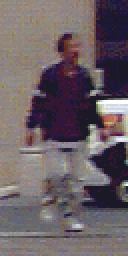
#> input picture lab11_HOG/pos/per00003.ppm, 64 x 128 px, given in place of per00060.ppm, which was not available (shown 2 times larger)
$ python zad1_HOG.py pos/per00003.ppm   (older library calls are emulated)
#> lines starting #> are read from the running program, lines starting #| are printed output that depends on the picture; pictures that were not available may be replaced by others from this repository, and a replacement may not be noted
#> further down, img is the input picture: shape (128, 64, 3); mean B, G, R 100.8, 95.7, 107.1
import cv2 as cv
import numpy as np
import scipy.ndimage
# import scipy
import math
import matplotlib.pyplot as plt
import os
from sklearn import svm
from sklearn.model_selection import train_test_split
import sys


def HOGpicture(w, bs):  # w - histogramy gradientow obrazu, bs - rozmiarkomorki (u nas 8)
    bim1 = np.zeros((bs, bs))
    bim1[np.round(bs // 2):np.round(bs // 2) + 1, :] = 1;
    bim = np.zeros(bim1.shape + (9,));
    bim[:, :, 0] = bim1;
    for i in range(0, 9):  # 2:9,
        bim[:, :, i] = scipy.misc.imrotate(bim1, -i * 20, 'nearest') / 255
        Y, X, Z = w.shape
        w[w < 0] = 0;
        im = np.zeros((bs * Y, bs * X));
    for i in range(Y):
        iisl = (i) * bs
        iisu = (i + 1) * bs
        for j in range(X):
            jjsl = j * bs
            jjsu = (j + 1) * bs
            for k in range(9):
                im[iisl:iisu, jjsl:jjsu] += bim[:, :, k] * w[i, j, k];
    return im


def hog(im):
    XX = im.shape[1]
#> XX = 64
    YY = im.shape[0]
#> YY = 128

    # im = cv.cvtColor(im, cv.COLOR_BGR2GRAY)

    dx = scipy.ndimage.filters.convolve1d(np.int32(im), np.array([-1, 0, 1]), 1)
    dy = scipy.ndimage.filters.convolve1d(np.int32(im), np.array([-1, 0, 1]), 0)
    grad = np.sqrt(dx ** 2 + dy ** 2)
    orient = np.rad2deg(np.arctan2(dy, dx))

    orientR = orient[:, :, 0]
    orientG = orient[:, :, 1]
    orientB = orient[:, :, 2]
    gradR = grad[:, :, 0]
    gradG = grad[:, :, 1]
    gradB = grad[:, :, 2]

    grad = gradB.copy()  # poczatkowo wynikowa macierz to gradient skladowej B
    m1 = gradB - gradG  # m1 - tablica pomocnicza do wyznaczania maksimum miedzy skladowymi B i G
    grad[m1 < 0] = gradG[
        m1 < 0]  # w macierzy wynikowej gradienty skladowej B sa podmieniane na wieksze od nich gradienty skladowej G
#> grad: shape (128, 64) float64
    m2 = grad - gradR
    grad[m2 < 0] = gradR[m2 < 0]

    orient = orientB.copy()
    orient[m1 < 0] = orientG[m1 < 0]
#> orient: shape (128, 64) float64
    orient[m2 < 0] = orientR[m2 < 0]
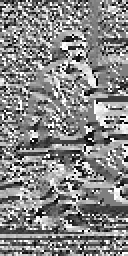
#> orient: shape (128, 64) float64 (shown 2 times larger); min -178.7, max 180, mean 10.8; drawn with min black and max white

    # Obliczenia histogramow
    cellSize = 8  # rozmiar komorki
    YY_cell = np.int32(YY / cellSize)
#> YY_cell = 16
    XX_cell = np.int32(XX / cellSize)
#> XX_cell = 8
    # Kontener na histogramy - zakladamy, ze jest 9 przedzialow
    hist = np.zeros([YY_cell, XX_cell, 9], np.float32)
    # Iteracja po komorkach na obrazie
    for jj in range(0, YY_cell):
        for ii in range(0, XX_cell):
            # Wyciecie komorki
            M = grad[jj * cellSize:(jj + 1) * cellSize, ii * cellSize:(ii + 1) * cellSize]
            T = orient[jj * cellSize:(jj + 1) * cellSize, ii * cellSize:(ii + 1) * cellSize]
            M = M.flatten()
            T = T.flatten()
            # Obliczenie histogramu
            for k in range(0, cellSize * cellSize):
                m = M[k];
                t = T[k];
                # Usuniecie ujemnych kata (zalozenie katy w stopniach)
                if (t < 0):
                    t = t + 180
                # Wyliczenie przezdialu
                t0 = np.floor((t - 10) / 20) * 20 + 10;  # Przedzial ma rozmiar 20, srodek to 20
                # Przypadek szczegolny tj. t0 ujemny
                if (t0 < 0):
                    t0 = 170
                # Wyznaczenie indeksow przedzialu
                i0 = int((t0 - 10) / 20);
                i1 = i0 + 1;
                # Zawijanie
                if i1 == 9:
                    i1 = 0;
                # Obliczenie odleglosci do srodka przedzialu
                d = min(abs(t - t0), 180 - abs(t - t0)) / 20
                # Aktualizacja histogramu
                hist[jj, ii, i0] = hist[jj, ii, i0] + m * (1 - d)
                hist[jj, ii, i1] = hist[jj, ii, i1] + m * (d)


    # Normalizacja w blokach
    e = math.pow(0.00001, 2)
    F = []
    for jj in range(0, YY_cell - 1):
        for ii in range(0, XX_cell - 1):
            H0 = hist[jj, ii, :]
            H1 = hist[jj, ii + 1, :]
            H2 = hist[jj + 1, ii, :]
            H3 = hist[jj + 1, ii + 1, :]
            H = np.concatenate((H0, H1, H2, H3))
            n = np.linalg.norm(H)
            Hn = H / np.sqrt(math.pow(n, 2) + e)
            F = np.concatenate((F, Hn))

    # obraz = HOGpicture(hist, 8)
    # plt.imshow(obraz)
    # plt.show()

    return F


DIR = os.path.dirname(sys.argv[0])
img = cv.imread(DIR + "/pos/per00060.ppm")

F = hog(img)
#> F = 3780 values, max 0.796 at index 2281, min 0 at index 246, mean 0.127

# %%
print('Loading data')

DIR = os.path.dirname(sys.argv[0])
HOG_data = np.zeros([2 * 100, 3781], np.float32)
for i in range(0, 100):
    IP = cv.imread(DIR + '/pos/per%05d.ppm' % (i + 1))
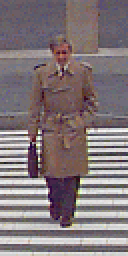
#> input picture lab11_HOG/pos/per00011.ppm, 64 x 128 px, given in place of per00001.ppm, which was not available (shown 2 times larger)
#> IP is the input picture: shape (128, 64, 3); mean B, G, R 122.1, 119.1, 130.7
    IN = cv.imread(DIR + '/neg/neg%05d.png' % (i + 1))
    F = hog(IP)
#> in hog (call 2), `m1 = gradB - gradG`:
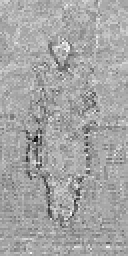
#> m1: shape (128, 64) float64 (shown 2 times larger); min -89.99, max 45.12, mean -2.4; drawn with min black and max white
#> in hog (call 2), `m2 = grad - gradR`:
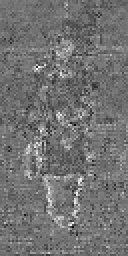
#> m2: shape (128, 64) float64 (shown 2 times larger); min -72.25, max 97.75, mean 4.3; drawn with min black and max white
#> in hog (call 2), `grad[m2 < 0] = gradR[m2 < 0]`:
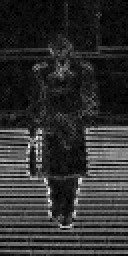
#> grad: shape (128, 64) float64 (shown 2 times larger); min 0, max 289.3, mean 55.7; drawn with min black and max white
#> in hog (call 2), `orient[m2 < 0] = orientR[m2 < 0]`:
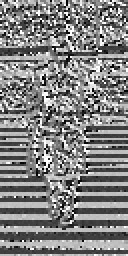
#> orient: shape (128, 64) float64 (shown 2 times larger); min -179.5, max 180, mean 4.3; drawn with min black and max white
#> F = 3780 values, max 0.835 at index 1975, min 0 at index 1782, mean 0.113
    HOG_data[i, 0] = 1;
    HOG_data[i, 1:] = F;
    F = hog(IN)
    HOG_data[i + 100, 0] = 0;
    HOG_data[i + 100, 1:] = F
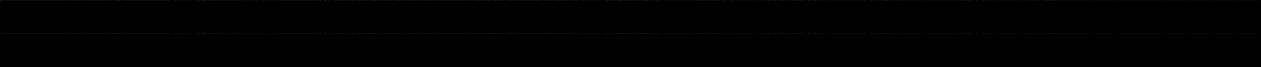
#> HOG_data: shape (200, 3781) float32 (shown at 1/3 size); min 0, max 1, mean 0.00113
#> (the run stopped early here; a loop or call above may not have finished)
